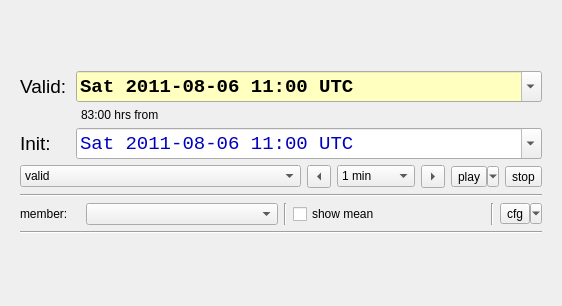
<?xml version="1.0" encoding="UTF-8"?>
<ui version="4.0">
 <class>MSyncControl</class>
 <widget class="QWidget" name="MSyncControl">
  <property name="geometry">
   <rect>
    <x>0</x>
    <y>0</y>
    <width>562</width>
    <height>306</height>
   </rect>
  </property>
  <property name="sizePolicy">
   <sizepolicy hsizetype="Preferred" vsizetype="Maximum">
    <horstretch>0</horstretch>
    <verstretch>0</verstretch>
   </sizepolicy>
  </property>
  <property name="windowTitle">
   <string>Form</string>
  </property>
  <layout class="QHBoxLayout" name="horizontalLayout_5">
   <item>
    <widget class="QFrame" name="syncFrame">
     <property name="enabled">
      <bool>true</bool>
     </property>
     <property name="sizePolicy">
      <sizepolicy hsizetype="Preferred" vsizetype="Maximum">
       <horstretch>0</horstretch>
       <verstretch>0</verstretch>
      </sizepolicy>
     </property>
     <property name="frameShape">
      <enum>QFrame::NoFrame</enum>
     </property>
     <property name="frameShadow">
      <enum>QFrame::Plain</enum>
     </property>
     <property name="lineWidth">
      <number>0</number>
     </property>
     <layout class="QVBoxLayout" name="verticalLayout">
      <item>
       <layout class="QHBoxLayout" name="horizontalLayout">
        <item>
         <widget class="QLabel" name="label">
          <property name="sizePolicy">
           <sizepolicy hsizetype="Minimum" vsizetype="Preferred">
            <horstretch>0</horstretch>
            <verstretch>0</verstretch>
           </sizepolicy>
          </property>
          <property name="minimumSize">
           <size>
            <width>50</width>
            <height>0</height>
           </size>
          </property>
          <property name="font">
           <font>
            <pointsize>14</pointsize>
           </font>
          </property>
          <property name="text">
           <string>Valid:</string>
          </property>
         </widget>
        </item>
        <item>
         <widget class="QDateTimeEdit" name="validTimeEdit">
          <property name="enabled">
           <bool>true</bool>
          </property>
          <property name="sizePolicy">
           <sizepolicy hsizetype="MinimumExpanding" vsizetype="Fixed">
            <horstretch>0</horstretch>
            <verstretch>0</verstretch>
           </sizepolicy>
          </property>
          <property name="palette">
           <palette>
            <active>
             <colorrole role="Base">
              <brush brushstyle="SolidPattern">
               <color alpha="255">
                <red>255</red>
                <green>255</green>
                <blue>192</blue>
               </color>
              </brush>
             </colorrole>
            </active>
            <inactive>
             <colorrole role="Base">
              <brush brushstyle="SolidPattern">
               <color alpha="255">
                <red>255</red>
                <green>255</green>
                <blue>192</blue>
               </color>
              </brush>
             </colorrole>
            </inactive>
            <disabled>
             <colorrole role="Base">
              <brush brushstyle="SolidPattern">
               <color alpha="255">
                <red>244</red>
                <green>244</green>
                <blue>244</blue>
               </color>
              </brush>
             </colorrole>
            </disabled>
           </palette>
          </property>
          <property name="font">
           <font>
            <family>Monospace</family>
            <pointsize>14</pointsize>
            <weight>75</weight>
            <italic>false</italic>
            <bold>true</bold>
           </font>
          </property>
          <property name="alignment">
           <set>Qt::AlignLeading|Qt::AlignLeft|Qt::AlignVCenter</set>
          </property>
          <property name="buttonSymbols">
           <enum>QAbstractSpinBox::NoButtons</enum>
          </property>
          <property name="dateTime">
           <datetime>
            <hour>11</hour>
            <minute>0</minute>
            <second>0</second>
            <year>2011</year>
            <month>8</month>
            <day>6</day>
           </datetime>
          </property>
          <property name="date">
           <date>
            <year>2011</year>
            <month>8</month>
            <day>6</day>
           </date>
          </property>
          <property name="displayFormat">
           <string>ddd yyyy-MM-dd hh:mm UTC</string>
          </property>
          <property name="calendarPopup">
           <bool>true</bool>
          </property>
          <property name="timeSpec">
           <enum>Qt::UTC</enum>
          </property>
         </widget>
        </item>
       </layout>
      </item>
      <item>
       <layout class="QHBoxLayout" name="horizontalLayout_3">
        <item>
         <widget class="QLabel" name="label_5">
          <property name="sizePolicy">
           <sizepolicy hsizetype="Minimum" vsizetype="Preferred">
            <horstretch>0</horstretch>
            <verstretch>0</verstretch>
           </sizepolicy>
          </property>
          <property name="minimumSize">
           <size>
            <width>55</width>
            <height>0</height>
           </size>
          </property>
          <property name="text">
           <string/>
          </property>
         </widget>
        </item>
        <item>
         <widget class="QLabel" name="differenceValidInitLabel">
          <property name="sizePolicy">
           <sizepolicy hsizetype="MinimumExpanding" vsizetype="Preferred">
            <horstretch>0</horstretch>
            <verstretch>0</verstretch>
           </sizepolicy>
          </property>
          <property name="text">
           <string>83:00 hrs from</string>
          </property>
         </widget>
        </item>
       </layout>
      </item>
      <item>
       <layout class="QHBoxLayout" name="horizontalLayout_2">
        <item>
         <widget class="QLabel" name="label_4">
          <property name="sizePolicy">
           <sizepolicy hsizetype="Minimum" vsizetype="Preferred">
            <horstretch>0</horstretch>
            <verstretch>0</verstretch>
           </sizepolicy>
          </property>
          <property name="minimumSize">
           <size>
            <width>50</width>
            <height>0</height>
           </size>
          </property>
          <property name="font">
           <font>
            <pointsize>14</pointsize>
           </font>
          </property>
          <property name="text">
           <string>Init:</string>
          </property>
         </widget>
        </item>
        <item>
         <widget class="QDateTimeEdit" name="initTimeEdit">
          <property name="enabled">
           <bool>true</bool>
          </property>
          <property name="sizePolicy">
           <sizepolicy hsizetype="MinimumExpanding" vsizetype="Fixed">
            <horstretch>0</horstretch>
            <verstretch>0</verstretch>
           </sizepolicy>
          </property>
          <property name="palette">
           <palette>
            <active>
             <colorrole role="Text">
              <brush brushstyle="SolidPattern">
               <color alpha="255">
                <red>0</red>
                <green>0</green>
                <blue>192</blue>
               </color>
              </brush>
             </colorrole>
            </active>
            <inactive>
             <colorrole role="Text">
              <brush brushstyle="SolidPattern">
               <color alpha="255">
                <red>0</red>
                <green>0</green>
                <blue>192</blue>
               </color>
              </brush>
             </colorrole>
            </inactive>
            <disabled>
             <colorrole role="Text">
              <brush brushstyle="SolidPattern">
               <color alpha="255">
                <red>166</red>
                <green>165</green>
                <blue>165</blue>
               </color>
              </brush>
             </colorrole>
            </disabled>
           </palette>
          </property>
          <property name="font">
           <font>
            <family>Monospace</family>
            <pointsize>14</pointsize>
            <weight>50</weight>
            <italic>false</italic>
            <bold>false</bold>
           </font>
          </property>
          <property name="alignment">
           <set>Qt::AlignLeading|Qt::AlignLeft|Qt::AlignVCenter</set>
          </property>
          <property name="readOnly">
           <bool>false</bool>
          </property>
          <property name="buttonSymbols">
           <enum>QAbstractSpinBox::NoButtons</enum>
          </property>
          <property name="dateTime">
           <datetime>
            <hour>11</hour>
            <minute>0</minute>
            <second>0</second>
            <year>2011</year>
            <month>8</month>
            <day>6</day>
           </datetime>
          </property>
          <property name="date">
           <date>
            <year>2011</year>
            <month>8</month>
            <day>6</day>
           </date>
          </property>
          <property name="minimumDateTime">
           <datetime>
            <hour>23</hour>
            <minute>0</minute>
            <second>0</second>
            <year>1752</year>
            <month>9</month>
            <day>13</day>
           </datetime>
          </property>
          <property name="displayFormat">
           <string>ddd yyyy-MM-dd hh:mm UTC</string>
          </property>
          <property name="calendarPopup">
           <bool>true</bool>
          </property>
          <property name="timeSpec">
           <enum>Qt::UTC</enum>
          </property>
         </widget>
        </item>
       </layout>
      </item>
      <item>
       <layout class="QHBoxLayout" name="horizontalLayout_4">
        <item>
         <widget class="QComboBox" name="stepChooseVTITComboBox">
          <property name="sizePolicy">
           <sizepolicy hsizetype="MinimumExpanding" vsizetype="Fixed">
            <horstretch>0</horstretch>
            <verstretch>0</verstretch>
           </sizepolicy>
          </property>
          <property name="toolTip">
           <string>time step for changing the valid time</string>
          </property>
          <item>
           <property name="text">
            <string>valid</string>
           </property>
          </item>
          <item>
           <property name="text">
            <string>init</string>
           </property>
          </item>
          <item>
           <property name="text">
            <string>init and valid</string>
           </property>
          </item>
         </widget>
        </item>
        <item>
         <widget class="QToolButton" name="timeBackwardButton">
          <property name="toolTip">
           <string>decrement time</string>
          </property>
          <property name="text">
           <string>&lt;&lt;</string>
          </property>
          <property name="shortcut">
           <string>B</string>
          </property>
          <property name="autoRepeat">
           <bool>true</bool>
          </property>
          <property name="autoRepeatDelay">
           <number>500</number>
          </property>
          <property name="autoRepeatInterval">
           <number>300</number>
          </property>
          <property name="arrowType">
           <enum>Qt::LeftArrow</enum>
          </property>
         </widget>
        </item>
        <item>
         <widget class="QComboBox" name="timeStepComboBox">
          <property name="toolTip">
           <string>time step for changing the valid/init time</string>
          </property>
          <item>
           <property name="text">
            <string>1 min</string>
           </property>
          </item>
          <item>
           <property name="text">
            <string>5 min</string>
           </property>
          </item>
          <item>
           <property name="text">
            <string>10 min</string>
           </property>
          </item>
          <item>
           <property name="text">
            <string>15 min</string>
           </property>
          </item>
          <item>
           <property name="text">
            <string>30 min</string>
           </property>
          </item>
          <item>
           <property name="text">
            <string>1 hour</string>
           </property>
          </item>
          <item>
           <property name="text">
            <string>3 hours</string>
           </property>
          </item>
          <item>
           <property name="text">
            <string>6 hours</string>
           </property>
          </item>
          <item>
           <property name="text">
            <string>12 hours</string>
           </property>
          </item>
          <item>
           <property name="text">
            <string>24 hours</string>
           </property>
          </item>
         </widget>
        </item>
        <item>
         <widget class="QToolButton" name="timeForwardButton">
          <property name="toolTip">
           <string>increment time</string>
          </property>
          <property name="text">
           <string/>
          </property>
          <property name="shortcut">
           <string>F</string>
          </property>
          <property name="autoRepeat">
           <bool>true</bool>
          </property>
          <property name="autoRepeatDelay">
           <number>500</number>
          </property>
          <property name="autoRepeatInterval">
           <number>300</number>
          </property>
          <property name="arrowType">
           <enum>Qt::RightArrow</enum>
          </property>
         </widget>
        </item>
        <item>
         <widget class="QToolButton" name="animationPlayButton">
          <property name="text">
           <string>play</string>
          </property>
          <property name="checkable">
           <bool>true</bool>
          </property>
          <property name="popupMode">
           <enum>QToolButton::MenuButtonPopup</enum>
          </property>
          <property name="toolButtonStyle">
           <enum>Qt::ToolButtonTextBesideIcon</enum>
          </property>
          <property name="autoRaise">
           <bool>false</bool>
          </property>
          <property name="arrowType">
           <enum>Qt::NoArrow</enum>
          </property>
         </widget>
        </item>
        <item>
         <widget class="QToolButton" name="animationStopButton">
          <property name="text">
           <string>stop</string>
          </property>
          <property name="arrowType">
           <enum>Qt::NoArrow</enum>
          </property>
         </widget>
        </item>
       </layout>
      </item>
      <item>
       <widget class="Line" name="line">
        <property name="orientation">
         <enum>Qt::Horizontal</enum>
        </property>
       </widget>
      </item>
      <item>
       <layout class="QHBoxLayout" name="horizontalLayout_6">
        <item>
         <widget class="QLabel" name="ensembleMemberLabel">
          <property name="sizePolicy">
           <sizepolicy hsizetype="Minimum" vsizetype="Preferred">
            <horstretch>0</horstretch>
            <verstretch>0</verstretch>
           </sizepolicy>
          </property>
          <property name="minimumSize">
           <size>
            <width>60</width>
            <height>0</height>
           </size>
          </property>
          <property name="layoutDirection">
           <enum>Qt::RightToLeft</enum>
          </property>
          <property name="text">
           <string>member:</string>
          </property>
         </widget>
        </item>
        <item>
         <widget class="QComboBox" name="ensembleMemberComboBox">
          <property name="sizePolicy">
           <sizepolicy hsizetype="MinimumExpanding" vsizetype="Fixed">
            <horstretch>0</horstretch>
            <verstretch>0</verstretch>
           </sizepolicy>
          </property>
         </widget>
        </item>
        <item>
         <widget class="Line" name="line_2">
          <property name="orientation">
           <enum>Qt::Vertical</enum>
          </property>
         </widget>
        </item>
        <item>
         <widget class="QCheckBox" name="showMeanCheckBox">
          <property name="sizePolicy">
           <sizepolicy hsizetype="MinimumExpanding" vsizetype="Fixed">
            <horstretch>0</horstretch>
            <verstretch>0</verstretch>
           </sizepolicy>
          </property>
          <property name="layoutDirection">
           <enum>Qt::LeftToRight</enum>
          </property>
          <property name="text">
           <string>show mean</string>
          </property>
         </widget>
        </item>
        <item>
         <widget class="Line" name="line_4">
          <property name="orientation">
           <enum>Qt::Vertical</enum>
          </property>
         </widget>
        </item>
        <item>
         <widget class="QToolButton" name="configurationButton">
          <property name="sizePolicy">
           <sizepolicy hsizetype="Minimum" vsizetype="Fixed">
            <horstretch>0</horstretch>
            <verstretch>0</verstretch>
           </sizepolicy>
          </property>
          <property name="text">
           <string>cfg</string>
          </property>
          <property name="checkable">
           <bool>false</bool>
          </property>
          <property name="popupMode">
           <enum>QToolButton::MenuButtonPopup</enum>
          </property>
         </widget>
        </item>
       </layout>
      </item>
      <item>
       <widget class="Line" name="line_3">
        <property name="orientation">
         <enum>Qt::Horizontal</enum>
        </property>
       </widget>
      </item>
     </layout>
    </widget>
   </item>
  </layout>
 </widget>
 <resources/>
 <connections/>
</ui>
